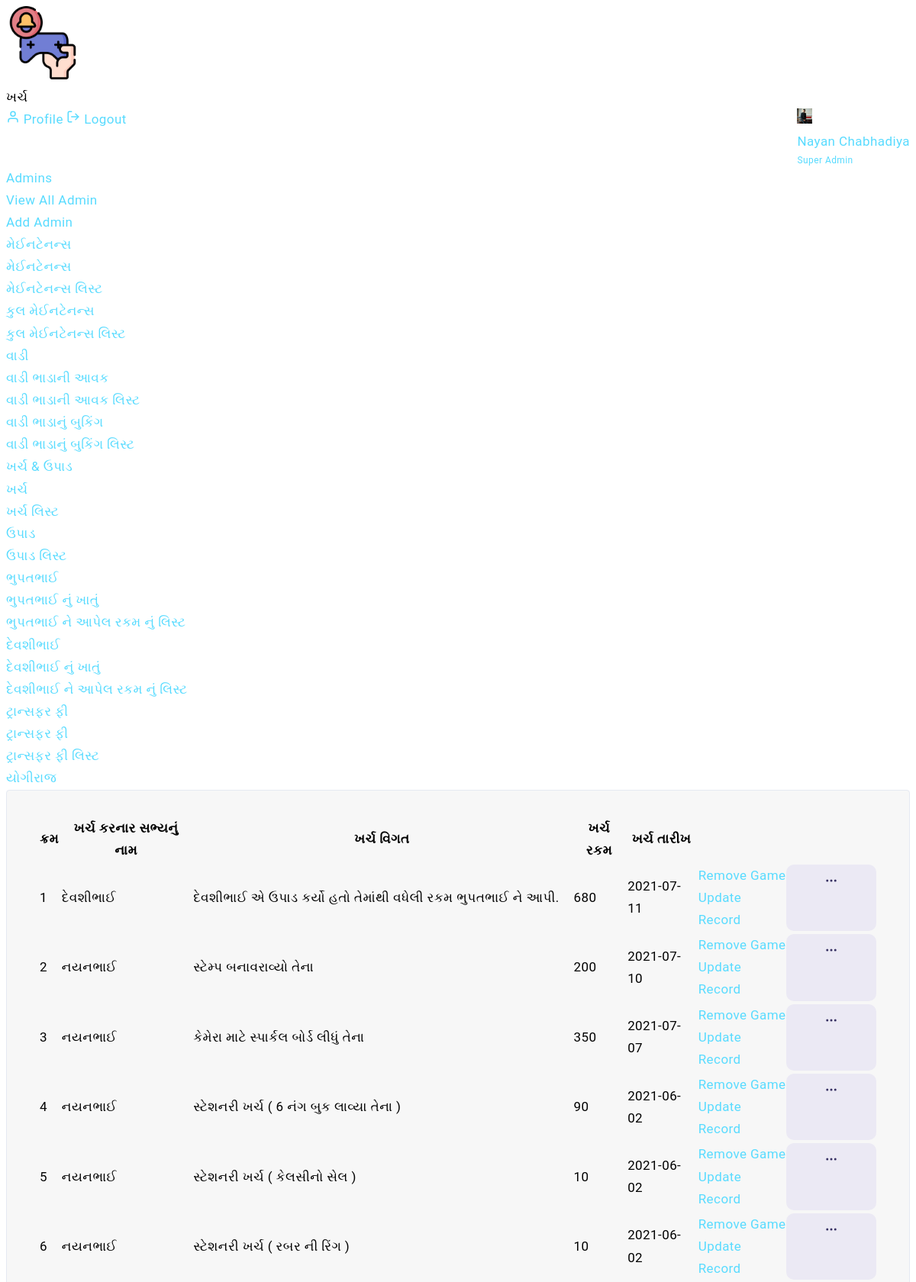
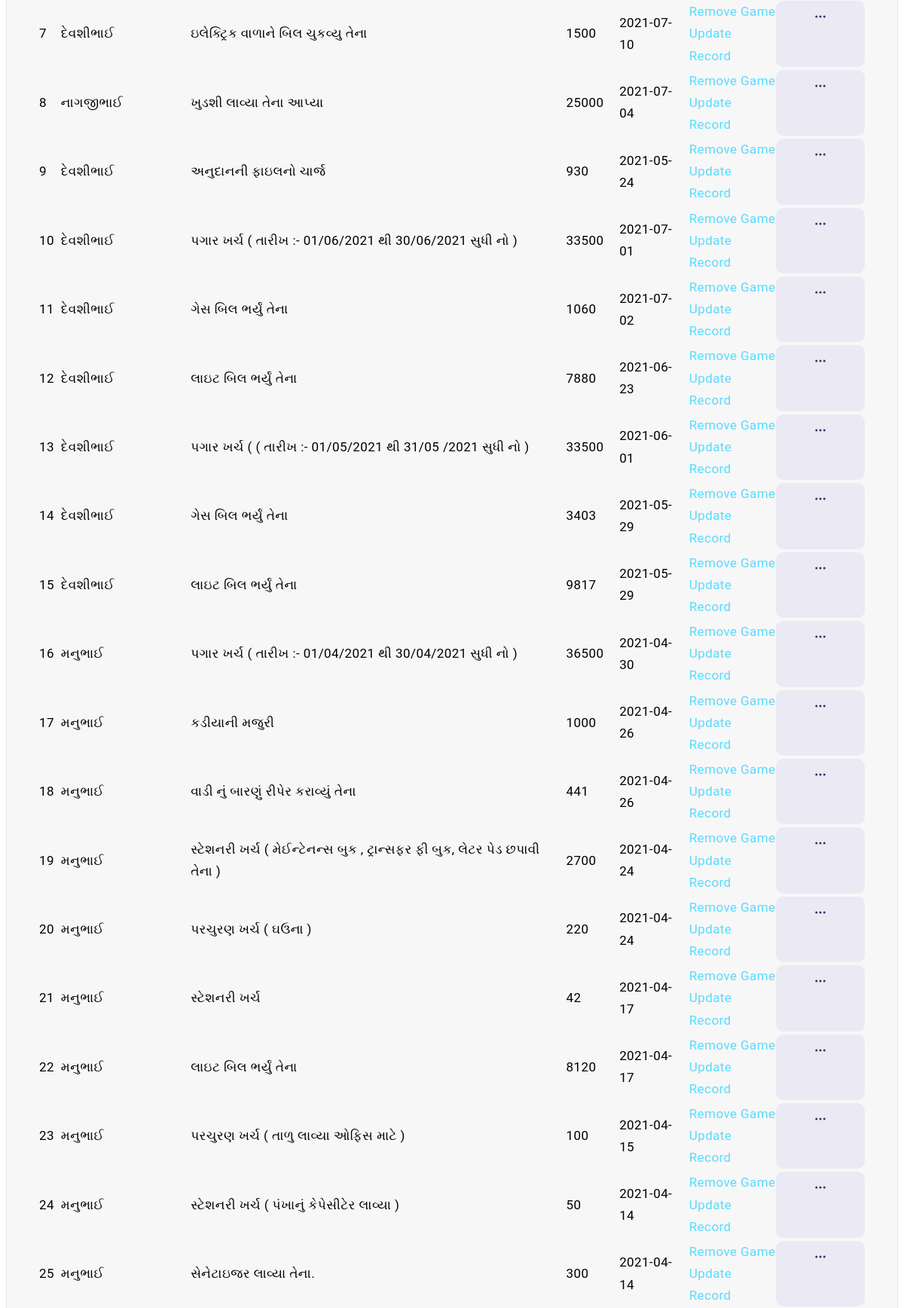
The app's page /admin/list_expance.php (signed in, upper part) with its own data (2 pictures, top to bottom).
### tables this page shows
CREATE TABLE `expance` (
  `id` int(11) NOT NULL,
  `name` varchar(255) NOT NULL,
  `amount` int(11) NOT NULL,
  `date` date NOT NULL,
  `description` varchar(255) NOT NULL
);

### admin/list_expance.php (the view, shortened to what this page needs)
<?php
include "../connection.php";
$admin_profile = $_SESSION['admin_email'];
  $admin_query = "SELECT * FROM admin WHERE email='$admin_profile'";
  $admin_data = mysqli_query($conn,$admin_query);
  $admin_result = mysqli_fetch_assoc($admin_data);
  $expance_list_query = "SELECT * FROM expance ORDER BY id DESC";
  $expance_list_data = mysqli_query($conn,$expance_list_query);
  $cnt=1;
?>
<?php include "includes/admin_top.php"; ?>
<div class="header">
    <div class="header-content">
        <nav class="navbar navbar-expand">
            <div class="collapse navbar-collapse justify-content-between">
                <div class="header-left">
                    <div class="dashboard_bar">
                        ખર્ચ
                    </div>
                </div>
                <ul class="navbar-nav header-right">
                    <li class="nav-item dropdown header-profile">
                        <a class="nav-link" href="#" role="button" data-toggle="dropdown">
                            <img src="<?php echo $admin_result['profile_pic']; ?>" width="20" alt=""/>
                            <div class="header-info">
                                 <span><?php echo $admin_result['name']; ?></span>
                                 <small>Super Admin</small>
                            </div>
                        </a>
                        <div class="dropdown-menu dropdown-menu-right">
                            <a href="admin-profile.php" class="dropdown-item ai-icon">
                                <span class="ml-2">Profile </span>
                            </a>
                            <a href="../logout.php" class="dropdown-item ai-icon">
                                <span class="ml-2">Logout </span>
                            </a>
                        </div>
                    </li>
                </ul>
            </div>
        </nav>
    </div>
</div>
    <?php include 'includes/admin_sidebar.php'; ?>
<div class="content-body">
    <div class="container-fluid">
      <div class="col-xxl-12">
        <div class="card">
            <div class="card-header d-block d-sm-flex border-0">
              <div class="card-body pr-2 pl-2">
                <table id="example" class="display" style="width:100%">
                  <thead>
                    <tr>
                      <th>ક્રમ</th>
                      <th>ખર્ચ કરનાર સભ્યનું નામ</th>
                      <th>ખર્ચ વિગત</th>
                      <th>ખર્ચ રકમ</th>
                      <th>ખર્ચ તારીખ</th>
                      <th></th>
                    </tr>
                  </thead>
                  <tbody>
                    <?php
                      while( $expance_list_result = mysqli_fetch_assoc($expance_list_data))
                      {
                    ?>
                    <tr>
                      <td><?php echo $cnt;?></td>
                      <td><?php echo $expance_list_result['name'];?></td>
                      <td><?php echo $expance_list_result['description'];?></td>
                      <td><?php echo $expance_list_result['amount'];?></td>
                      <td><?php echo $expance_list_result['date'];?></td>
                      <td>
                        <div class="dropdown ml-auto">
                          <a href="#" class="btn btn-primary light sharp" data-toggle="dropdown" aria-expanded="true">
                          </a>
                          <ul class="dropdown-menu dropdown-menu-right">
                            <li class="dropdown-item">
                              <a href="delete_expance.php?id=<?php echo $expance_list_result['id'];?>" onclick="javascript:confirmationDelete($(this));return false;">
                                Remove Game
                              </a>
                            </li>
                            <li class="dropdown-item">
                              <a href="update_expance.php?id=<?php echo $expance_list_result['id'];?>">
                                Update Record
                              </a>
                            </li>
                          </ul>
                        </div>
                      </td>
                    </tr>
                    <?php
                      $cnt=$cnt+1;
                      }
                    ?>
                  </tbody>
                </table>
              </div>
            </div>
        </div>
      </div>
    </div>
</div>
</div>
</body>
</html>

### records on screen
expance: name "દેવશીભાઈ", description "દેવશીભાઈ એ ઉપાડ કર્યો હતો તેમાંથી વધેલી રકમ ભુપતભાઈ ને આપી.", amount "680", date "2021-07-11"
expance: name "નયનભાઈ", description "સ્ટેમ્પ બનાવરાવ્યો તેના", amount "200", date "2021-07-10"
expance: name "નયનભાઈ", description "કેમેરા માટે સ્પાર્કલ બોર્ડ લીધું તેના", amount "350", date "2021-07-07"
expance: name "નયનભાઈ", description "સ્ટેશનરી ખર્ચ ( 6 નંગ બુક લાવ્યા તેના )", amount "90", date "2021-06-02"
expance: name "નયનભાઈ", description "સ્ટેશનરી ખર્ચ ( કેલસીનો સેલ )", amount "10", date "2021-06-02"
expance: name "નયનભાઈ", description "સ્ટેશનરી ખર્ચ ( રબર ની રિંગ )", amount "10", date "2021-06-02"
expance: name "દેવશીભાઈ", description "ઇલેક્ટ્રિક વાળાને બિલ ચુકવ્યુ તેના", amount "1500", date "2021-07-10"
expance: name "નાગજીભાઈ", description "ખુડશી લાવ્યા તેના આપ્યા", amount "25000", date "2021-07-04"
expance: name "દેવશીભાઈ", description "અનુદાનની ફાઇલનો ચાર્જ", amount "930", date "2021-05-24"
expance: name "દેવશીભાઈ", description "પગાર ખર્ચ ( તારીખ :- 01/06/2021 થી 30/06/2021 સુધી નો )", amount "33500", date "2021-07-01"
expance: name "દેવશીભાઈ", description "ગેસ બિલ ભર્યું તેના", amount "1060", date "2021-07-02"
expance: name "દેવશીભાઈ", description "લાઇટ બિલ ભર્યું તેના", amount "7880", date "2021-06-23"
expance: name "દેવશીભાઈ", description "પગાર ખર્ચ ( ( તારીખ :- 01/05/2021 થી 31/05 /2021 સુધી નો )", amount "33500", date "2021-06-01"
expance: name "દેવશીભાઈ", description "ગેસ બિલ ભર્યું તેના", amount "3403", date "2021-05-29"
expance: name "દેવશીભાઈ", description "લાઇટ બિલ ભર્યું તેના", amount "9817", date "2021-05-29"
expance: name "મનુભાઈ", description "પગાર ખર્ચ ( તારીખ :- 01/04/2021 થી 30/04/2021 સુધી નો )", amount "36500", date "2021-04-30"
expance: name "મનુભાઈ", description "કડીયાની મજુરી", amount "1000", date "2021-04-26"
expance: name "મનુભાઈ", description "વાડી નું બારણું રીપેર કરાવ્યું તેના", amount "441", date "2021-04-26"
expance: name "મનુભાઈ", description "સ્ટેશનરી ખર્ચ ( મેઈન્ટેનન્સ બુક , ટ્રાન્સફર ફી બુક, લેટર પેડ છપાવી તેના )", amount "2700", date "2021-04-24"
expance: name "મનુભાઈ", description "પરચુરણ ખર્ચ ( ઘઉના )", amount "220", date "2021-04-24"
expance: name "મનુભાઈ", description "સ્ટેશનરી ખર્ચ", amount "42", date "2021-04-17"
expance: name "મનુભાઈ", description "લાઇટ બિલ ભર્યું તેના", amount "8120", date "2021-04-17"
expance: name "મનુભાઈ", description "પરચુરણ ખર્ચ ( તાળુ લાવ્યા ઓફિસ માટે )", amount "100", date "2021-04-15"
expance: name "મનુભાઈ", description "સ્ટેશનરી ખર્ચ ( પંખાનું કેપેસીટેર લાવ્યા )", amount "50", date "2021-04-14"
expance: name "મનુભાઈ", description "સેનેટાઇજર લાવ્યા તેના.", amount "300", date "2021-04-14"

### other values on screen
$admin_result['name'] "Nayan Chabhadiya"
